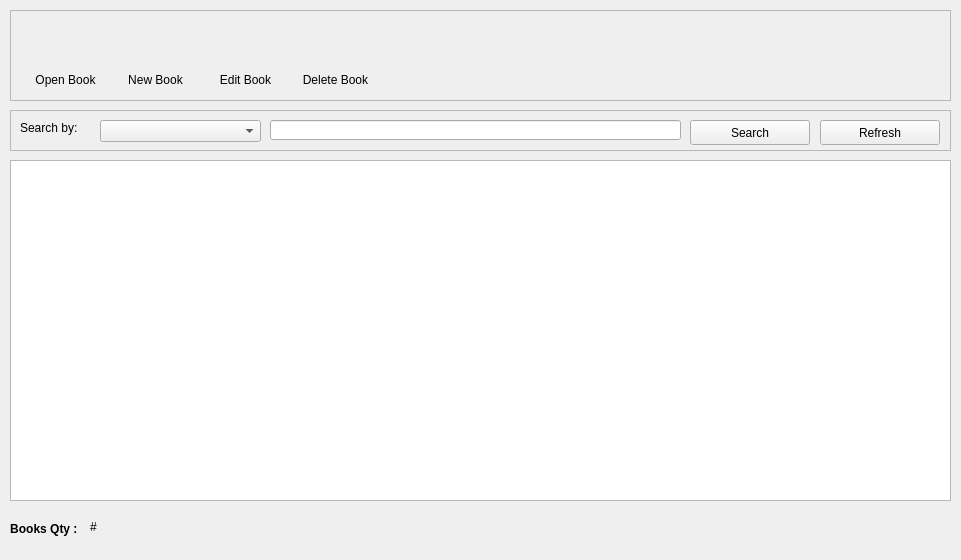
<?xml version="1.0" encoding="UTF-8"?>
<ui version="4.0">
 <class>ListBookForm</class>
 <widget class="QWidget" name="ListBookForm">
  <property name="geometry">
   <rect>
    <x>0</x>
    <y>0</y>
    <width>961</width>
    <height>560</height>
   </rect>
  </property>
  <property name="mouseTracking">
   <bool>false</bool>
  </property>
  <property name="windowTitle">
   <string>Book List</string>
  </property>
  <widget class="QFrame" name="buttonsFrame">
   <property name="geometry">
    <rect>
     <x>10</x>
     <y>10</y>
     <width>941</width>
     <height>91</height>
    </rect>
   </property>
   <property name="frameShape">
    <enum>QFrame::StyledPanel</enum>
   </property>
   <property name="frameShadow">
    <enum>QFrame::Raised</enum>
   </property>
   <widget class="QPushButton" name="openBookButton">
    <property name="geometry">
     <rect>
      <x>20</x>
      <y>10</y>
      <width>71</width>
      <height>51</height>
     </rect>
    </property>
    <property name="cursor">
     <cursorShape>PointingHandCursor</cursorShape>
    </property>
    <property name="styleSheet">
     <string notr="true">QPushButton:hover
{
	border-style:solid;
	background-color: #bbdefb;
}

QPushButton:pressed
{
	background-color: #0069c0;
}</string>
    </property>
    <property name="text">
     <string/>
    </property>
    <property name="icon">
     <iconset>
      <normaloff>../assets/icons/open-book-icon.png</normaloff>../assets/icons/open-book-icon.png</iconset>
    </property>
    <property name="iconSize">
     <size>
      <width>50</width>
      <height>50</height>
     </size>
    </property>
    <property name="flat">
     <bool>true</bool>
    </property>
   </widget>
   <widget class="QLabel" name="label">
    <property name="geometry">
     <rect>
      <x>10</x>
      <y>60</y>
      <width>91</width>
      <height>21</height>
     </rect>
    </property>
    <property name="text">
     <string>&lt;html&gt;&lt;head/&gt;&lt;body&gt;&lt;p align=&quot;center&quot;&gt;Open Book&lt;/p&gt;&lt;/body&gt;&lt;/html&gt;</string>
    </property>
   </widget>
   <widget class="QPushButton" name="openBookButton_2">
    <property name="geometry">
     <rect>
      <x>110</x>
      <y>10</y>
      <width>71</width>
      <height>51</height>
     </rect>
    </property>
    <property name="cursor">
     <cursorShape>PointingHandCursor</cursorShape>
    </property>
    <property name="styleSheet">
     <string notr="true">QPushButton:hover
{
	border-style:solid;
	background-color:#bbdefb;
}

QPushButton:pressed
{
	background-color:#0069c0;
}</string>
    </property>
    <property name="text">
     <string/>
    </property>
    <property name="icon">
     <iconset>
      <normaloff>../assets/icons/add-book-icon.png</normaloff>../assets/icons/add-book-icon.png</iconset>
    </property>
    <property name="iconSize">
     <size>
      <width>50</width>
      <height>50</height>
     </size>
    </property>
    <property name="flat">
     <bool>true</bool>
    </property>
   </widget>
   <widget class="QLabel" name="label_2">
    <property name="geometry">
     <rect>
      <x>100</x>
      <y>60</y>
      <width>91</width>
      <height>21</height>
     </rect>
    </property>
    <property name="text">
     <string>&lt;html&gt;&lt;head/&gt;&lt;body&gt;&lt;p align=&quot;center&quot;&gt;New Book&lt;/p&gt;&lt;/body&gt;&lt;/html&gt;</string>
    </property>
   </widget>
   <widget class="QPushButton" name="openEditButton">
    <property name="geometry">
     <rect>
      <x>200</x>
      <y>10</y>
      <width>71</width>
      <height>51</height>
     </rect>
    </property>
    <property name="cursor">
     <cursorShape>PointingHandCursor</cursorShape>
    </property>
    <property name="styleSheet">
     <string notr="true">QPushButton:hover
{
	border-style:solid;
	background-color:#bbdefb;
}

QPushButton:pressed
{
	background-color:#0069c0;
}</string>
    </property>
    <property name="text">
     <string/>
    </property>
    <property name="icon">
     <iconset>
      <normaloff>../assets/icons/edit-book.png</normaloff>../assets/icons/edit-book.png</iconset>
    </property>
    <property name="iconSize">
     <size>
      <width>50</width>
      <height>50</height>
     </size>
    </property>
    <property name="flat">
     <bool>true</bool>
    </property>
   </widget>
   <widget class="QLabel" name="label_3">
    <property name="geometry">
     <rect>
      <x>190</x>
      <y>60</y>
      <width>91</width>
      <height>21</height>
     </rect>
    </property>
    <property name="text">
     <string>&lt;html&gt;&lt;head/&gt;&lt;body&gt;&lt;p align=&quot;center&quot;&gt;Edit Book&lt;/p&gt;&lt;/body&gt;&lt;/html&gt;</string>
    </property>
   </widget>
   <widget class="QLabel" name="label_4">
    <property name="geometry">
     <rect>
      <x>280</x>
      <y>60</y>
      <width>91</width>
      <height>21</height>
     </rect>
    </property>
    <property name="text">
     <string>&lt;html&gt;&lt;head/&gt;&lt;body&gt;&lt;p align=&quot;center&quot;&gt;Delete Book&lt;/p&gt;&lt;/body&gt;&lt;/html&gt;</string>
    </property>
   </widget>
   <widget class="QPushButton" name="deleteBookButton">
    <property name="geometry">
     <rect>
      <x>290</x>
      <y>10</y>
      <width>71</width>
      <height>51</height>
     </rect>
    </property>
    <property name="cursor">
     <cursorShape>PointingHandCursor</cursorShape>
    </property>
    <property name="styleSheet">
     <string notr="true">QPushButton:hover
{
	border-style:solid;
	background-color:#bbdefb;
}

QPushButton:pressed
{
	background-color:#0069c0;
}</string>
    </property>
    <property name="text">
     <string/>
    </property>
    <property name="icon">
     <iconset>
      <normaloff>../assets/icons/delete-book-icon.png</normaloff>../assets/icons/delete-book-icon.png</iconset>
    </property>
    <property name="iconSize">
     <size>
      <width>50</width>
      <height>50</height>
     </size>
    </property>
    <property name="flat">
     <bool>true</bool>
    </property>
   </widget>
  </widget>
  <widget class="QFrame" name="frame">
   <property name="geometry">
    <rect>
     <x>10</x>
     <y>110</y>
     <width>941</width>
     <height>41</height>
    </rect>
   </property>
   <property name="frameShape">
    <enum>QFrame::StyledPanel</enum>
   </property>
   <property name="frameShadow">
    <enum>QFrame::Raised</enum>
   </property>
   <widget class="QLabel" name="label_5">
    <property name="geometry">
     <rect>
      <x>10</x>
      <y>10</y>
      <width>71</width>
      <height>16</height>
     </rect>
    </property>
    <property name="text">
     <string>Search by:</string>
    </property>
   </widget>
   <widget class="QComboBox" name="searchByComboBox">
    <property name="geometry">
     <rect>
      <x>90</x>
      <y>10</y>
      <width>161</width>
      <height>22</height>
     </rect>
    </property>
   </widget>
   <widget class="QLineEdit" name="parameterLineEdit">
    <property name="geometry">
     <rect>
      <x>260</x>
      <y>10</y>
      <width>411</width>
      <height>20</height>
     </rect>
    </property>
   </widget>
   <widget class="QPushButton" name="searchButton">
    <property name="geometry">
     <rect>
      <x>680</x>
      <y>10</y>
      <width>120</width>
      <height>25</height>
     </rect>
    </property>
    <property name="cursor">
     <cursorShape>PointingHandCursor</cursorShape>
    </property>
    <property name="text">
     <string>Search</string>
    </property>
    <property name="icon">
     <iconset>
      <normaloff>../assets/icons/search-icon.png</normaloff>../assets/icons/search-icon.png</iconset>
    </property>
   </widget>
   <widget class="QPushButton" name="refreshButton">
    <property name="geometry">
     <rect>
      <x>810</x>
      <y>10</y>
      <width>120</width>
      <height>25</height>
     </rect>
    </property>
    <property name="cursor">
     <cursorShape>PointingHandCursor</cursorShape>
    </property>
    <property name="text">
     <string>Refresh</string>
    </property>
    <property name="icon">
     <iconset>
      <normaloff>../assets/icons/refresh-icon.png</normaloff>../assets/icons/refresh-icon.png</iconset>
    </property>
   </widget>
  </widget>
  <widget class="QTableWidget" name="listBooksTable">
   <property name="geometry">
    <rect>
     <x>10</x>
     <y>160</y>
     <width>941</width>
     <height>341</height>
    </rect>
   </property>
  </widget>
  <widget class="QLabel" name="qtyLabel">
   <property name="geometry">
    <rect>
     <x>10</x>
     <y>520</y>
     <width>71</width>
     <height>18</height>
    </rect>
   </property>
   <property name="text">
    <string>&lt;html&gt;&lt;head/&gt;&lt;body&gt;&lt;p align=&quot;center&quot;&gt;&lt;span style=&quot; font-weight:600;&quot;&gt;Books Qty : &lt;/span&gt;&lt;/p&gt;&lt;/body&gt;&lt;/html&gt;</string>
   </property>
  </widget>
  <widget class="QLabel" name="booksQtyLabel">
   <property name="geometry">
    <rect>
     <x>90</x>
     <y>520</y>
     <width>60</width>
     <height>14</height>
    </rect>
   </property>
   <property name="text">
    <string>#</string>
   </property>
  </widget>
 </widget>
 <resources/>
 <connections/>
</ui>
